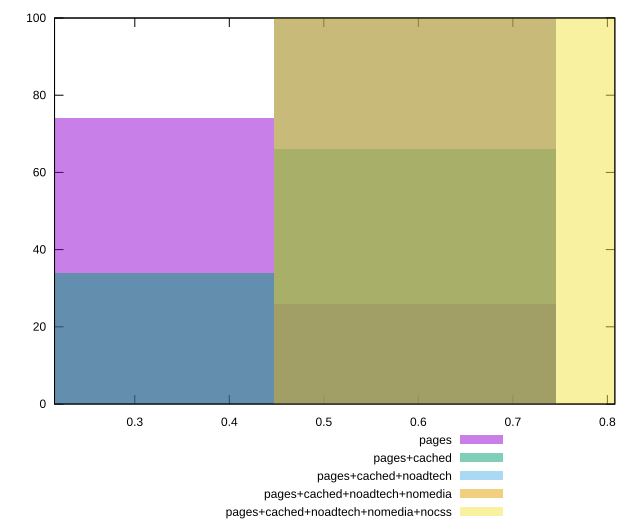

This figure's gnuplot source:
reset

$pages <<EOF
0.29825974246545117 74
0.5965194849309023 26
EOF

$pagesCached <<EOF
0.29825974246545117 34
0.5965194849309023 66
EOF

$pagesCachedNoadtech <<EOF
0.5965194849309023 100
EOF

$pagesCachedNoadtechNomedia <<EOF
0.5965194849309023 100
EOF

$pagesCachedNoadtechNomediaNocss <<EOF
0.8947792273963535 100
EOF

set key outside below
set boxwidth 0.29825974246545117
set xrange [0.21508432752881365:0.8078676274335282]
set yrange [0:100]
set trange [0:100]
set style fill transparent solid 0.5 noborder
set terminal svg size 640, 530 enhanced background rgb 'white'
set output "report_00017_2021-02-10T15-08-03.406Z/meta/pScore/comparison/histogram/all_raw.svg"

plot $pages title "pages" with boxes, \
     $pagesCached title "pages+cached" with boxes, \
     $pagesCachedNoadtech title "pages+cached+noadtech" with boxes, \
     $pagesCachedNoadtechNomedia title "pages+cached+noadtech+nomedia" with boxes, \
     $pagesCachedNoadtechNomediaNocss title "pages+cached+noadtech+nomedia+nocss" with boxes

reset
